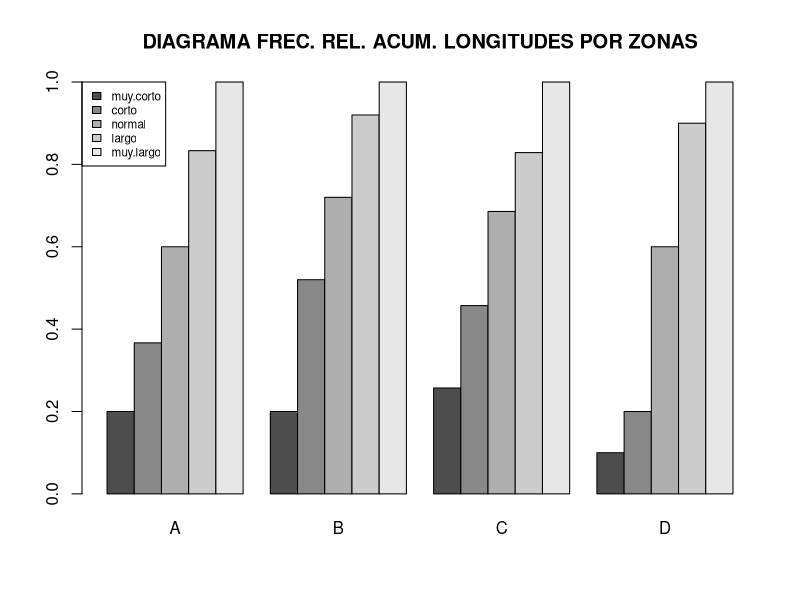

Generate this figure with R:
## ---- chunk 1
#x sera ordered, como anteriormente

x = ordered(sample(c("muy.corto", "corto", "normal" , "largo", "muy.largo"), size = 100, replace = T), levels = c("muy.corto", "corto", "normal" , "largo", "muy.largo"))

#zonas sera factor

zonas = factor( rep(c("A","B","C","D") , c(30,25,35,10)))

# en el siguien orden para que primera variable, factor, sea por filas
jirafas = data.frame(zonas, x)

head(jirafas)

str(jirafas)

## ---- chunk 2
table(jirafas)


## ---- chunk 3
apply(table(jirafas) , MARGIN = 1, FUN = cumsum)


## ---- chunk 4
t(apply(table(jirafas) , MARGIN = 1, FUN = cumsum))


## ---- chunk 5

#primero sacamos la prop.table de la tabla original
prop.table(table(jirafas), margin = 1)

# esta tabla de procesa de manera analoga a la anterior con apply
t(apply( prop.table(table(jirafas), margin = 1) , MARGIN = 1, FUN = cumsum))
## ---- chunk 6
#otra forma de calcular marginal , primero accedemos ultima columna
t(apply(table(jirafas) , MARGIN = 1, FUN = cumsum))
apply(table(jirafas) , MARGIN = 1, FUN = cumsum)[5,]

#ahora dividimos la table entre dicha columna

t(apply(table(jirafas) , MARGIN = 1, FUN = cumsum)) / apply(table(jirafas) , MARGIN = 1, FUN = cumsum)[5,]


## ---- chunk 7
A = matrix(sample(1:4 , size = 16 , replace = T) ,nrow = 8)
A
ci = c(2,1,1)

A/ci

## ---- chunk 8

diagrama = apply( prop.table(table(jirafas), margin = 1) , MARGIN = 1, FUN = cumsum)
diagrama

barplot(diagrama, ,beside = T, legend = T, main = "DIAGRAMA FREC. REL. ACUM. LONGITUDES POR ZONAS",
        args.legend = list(x="topleft", cex=.7)
        )


# args. legend ES PARA MODIFICAR LEGENDA, PRIMERO POSICION, LUEGO TAMAÑO




